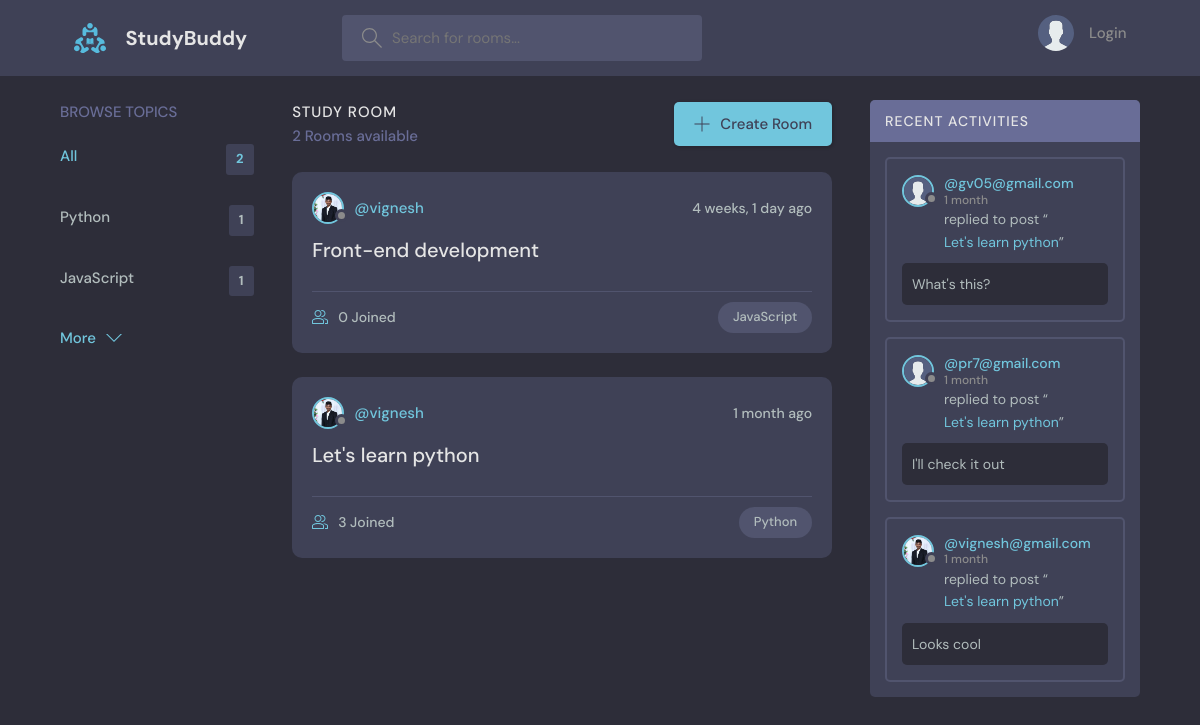
The app's page /, older data.
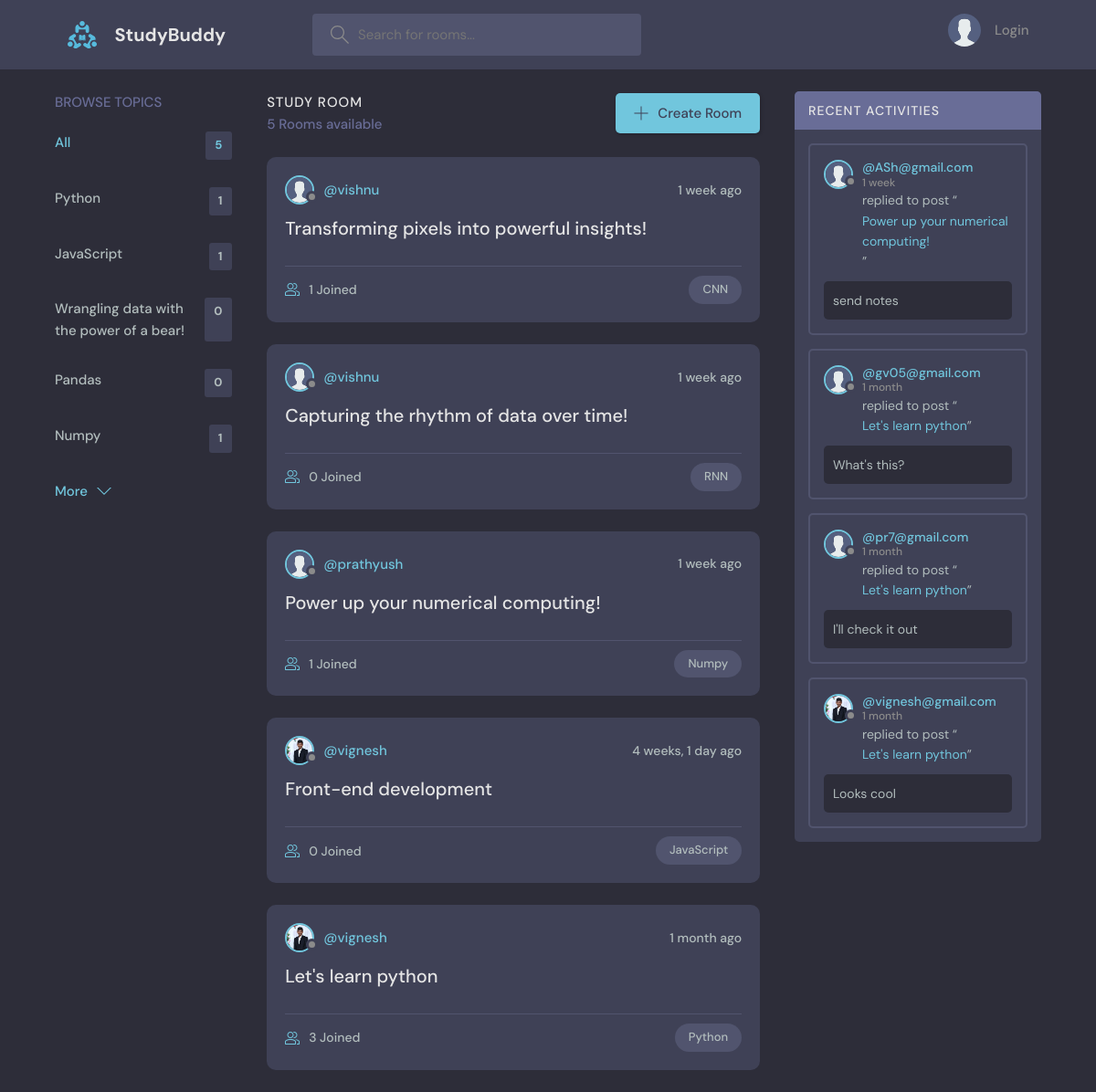
The same page, newer data.
### base/models.py (models this page shows, shortened)
class Topic(models.Model):
      name = models.CharField(max_length=200)

class Room(models.Model):
    host = models.ForeignKey(User, on_delete=models.SET_NULL, null=True)
    topic = models.ForeignKey(Topic, on_delete=models.SET_NULL, null=True)
    name = models.CharField(max_length=200)
    description = models.TextField(null=True, blank=True)
    participants = models.ManyToManyField(
        User, related_name='participants', blank=True)
    updated = models.DateTimeField(auto_now=True)
    created = models.DateTimeField(auto_now_add=True)
    class Meta:
        ordering = ['-updated', '-created']
    def __str__(self):
        return self.name

class User(AbstractUser):
    name = models.CharField(max_length=200, null=True)
    email = models.EmailField(unique=True, null=True)
    bio = models.TextField(unique=True, null=True)
    avatar = models.ImageField(null=True, default="avatar.svg")
    USERNAME_FIELD = 'email'
    REQUIRED_FIELDS = []

class Message(models.Model):
    user = models.ForeignKey(User, on_delete=models.CASCADE)
    room = models.ForeignKey(Room, on_delete=models.CASCADE)
    body = models.TextField()
    updated = models.DateTimeField(auto_now=True)
    created = models.DateTimeField(auto_now_add=True)
    class Meta:
        ordering = ['-updated', '-created']

### base/views.py (the view)
# urls.py: path('', views.home, name="home"),
def home(request):
    q = request.GET.get('q') if request.GET.get('q') != None else ''
    rooms = Room.objects.filter(
        Q(topic__name__icontains=q) |
        Q(name__icontains=q) |
        Q(description__icontains=q)
    )
    topics = Topic.objects.all()[0:5]
    room_count = rooms.count()
    room_messages = Message.objects.filter(Q(room__topic__name__icontains=q))
    context = {'rooms': rooms, 'topics': topics, 'room_count':room_count,
               'room_messages': room_messages}
    return render(request, 'base/home.html', context)

### base/templates/base/home.html (shortened to what this page needs)
{% extends 'main.html' %}
{% block content %}
<main class="layout layout--3">
  <div class="container">
    {% include 'base/topics_component.html' %}
    <div class="roomList">
      <div class="roomList__header">
        <div>
          <h2>Study Room</h2>
          <p>{{room_count}} Rooms available</p>
        </div>
        <a class="btn btn--main" href="{% url 'create-room' %}">
          <svg version="1.1" xmlns="http://www.w3.org/2000/svg" width="32" height="32" viewBox="0 0 32 32">
            <title>add</title>
            <path
              d="M16.943 0.943h-1.885v14.115h-14.115v1.885h14.115v14.115h1.885v-14.115h14.115v-1.885h-14.115v-14.115z"
            ></path>
          </svg>
          Create Room
        </a>
      </div>
      {% include 'base/feed_component.html' %}
    </div>
    {% include 'base/activity_component.html' %}
  </div>
</main>
{% endblock %}

### base/templates/base/topics_component.html (shortened to what this page needs)
<div class="topics">
  <div class="topics__header">
    <h2>Browse Topics</h2>
  </div>
  <ul class="topics__list">
    <li>
      <a href="{% url 'home' %}" class="active"
        >All <span>{{topics.count}}</span></a
      >
    </li>
    {% for topic in topics %}
    <li>
      <a href="{% url 'home' %}?q={{topic.name}}"
        >{{topic.name}} <span>{{topic.room_set.all.count}}</span></a
      >
    </li>
    {% endfor %}
  </ul>
  <a class="btn btn--link" href="{% url 'topics' %}">
    More
    <svg
      version="1.1"
      xmlns="http://www.w3.org/2000/svg"
      width="32"
      height="32"
      viewBox="0 0 32 32"
    >
      <title>chevron-down</title>
      <path d="M16 21l-13-13h-3l16 16 16-16h-3l-13 13z"></path>
    </svg>
  </a>
</div>

### base/templates/base/feed_component.html (shortened to what this page needs)
{% for room in rooms %}
<div class="roomListRoom">
    <div class="roomListRoom__header">
        <a href="{% url 'user-profile' room.host.id %}" class="roomListRoom__author">
            <div class="avatar avatar--small">
                <img src="{{room.host.avatar.url}}" />
            </div>
            <span>@{{room.host.username}}</span>
        </a>
        <div class="roomListRoom__actions">
            <span>{{room.created|timesince}} ago</span>
        </div>
    </div>
    <div class="roomListRoom__content">
        <a href="{% url 'room' room.id %}">{{room.name}}</a>
    </div>
    <div class="roomListRoom__meta">
        <a href="{% url 'room' room.id %}" class="roomListRoom__joined">
            {{room.participants.all.count}} Joined
        </a>
        <p class="roomListRoom__topic">{{room.topic.name}}</p>
    </div>
</div>
{% endfor %}

### base/templates/base/activity_component.html (shortened to what this page needs)
<div class="activities">
    <div class="activities__header">
      <h2>Recent Activities</h2>
    </div>
    {% for message in room_messages %}
    <div class="activities__box">
      <div class="activities__boxHeader roomListRoom__header">
        <a href="{% url 'user-profile' message.user.id %}" class="roomListRoom__author">
          <div class="avatar avatar--small">
              <img src="{{message.user.avatar.url}}" />
          </div>
          <p>
            @{{message.user}}
            <span>{{message.created|timesince}}</span>
          </p>
        </a>
      </div>
      <div class="activities__boxContent">
        <p>replied to post “<a href="{% url 'room' message.room.id %}">{{message.room}}</a>”</p>
        <div class="activities__boxRoomContent">
            {{message.body}}
        </div>
      </div>
    </div>
    {% endfor %}
</div>

Row changes from the older to the newer data that the page shows:
added Topic: name "Wrangling data with the power of a bear!", room_set.all.count "0"
added Topic: name "Pandas", room_set.all.count "0"
added Topic: name "Numpy", room_set.all.count "1"
added Room: host.avatar (placeholder picture), host.username "vishnu", created "1 week", name "Transforming pixels into powerful insights!", participants.all.count "1", topic.name "CNN"
added Room: host.avatar (placeholder picture), host.username "vishnu", created "1 week", name "Capturing the rhythm of data over time!", participants.all.count "0", topic.name "RNN"
added Room: host.avatar (placeholder picture), host.username "prathyush", created "1 week", name "Power up your numerical computing!", participants.all.count "1", topic.name "Numpy"
added Message: user.avatar (placeholder picture), user "ASh@gmail.com", created "1 week", room "Power up your numerical computing!", body "send notes"
Text that changed along with them:
{{ topics.count }}: "2" → "5"
{{ room_count }}: "2" → "5"
